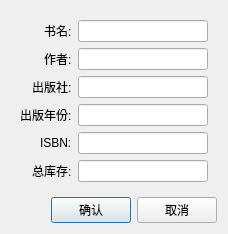
<?xml version="1.0" encoding="UTF-8"?>
<ui version="4.0">
    <class>BookEditDialog</class>
    <widget class="QDialog" name="BookEditDialog">
        <property name="windowTitle">
            <string>图书信息</string>
        </property>
        <layout class="QVBoxLayout" name="verticalLayout">
            <item>
                <widget class="QWidget" name="formWidget">
                    <layout class="QFormLayout" name="formLayout">
                        <property name="labelAlignment">
                            <set>Qt::AlignRight|Qt::AlignVCenter</set>
                        </property>
                        <property name="formAlignment">
                            <set>Qt::AlignLeft|Qt::AlignTop</set>
                        </property>

                        <item row="0" column="0">
                            <widget class="QLabel" name="labelTitle">
                                <property name="text">
                                    <string>书名:</string>
                                </property>
                            </widget>
                        </item>
                        <item row="0" column="1">
                            <widget class="QLineEdit" name="lineEditTitle"/>
                        </item>

                        <item row="1" column="0">
                            <widget class="QLabel" name="labelAuthor">
                                <property name="text">
                                    <string>作者:</string>
                                </property>
                            </widget>
                        </item>
                        <item row="1" column="1">
                            <widget class="QLineEdit" name="lineEditAuthor"/>
                        </item>

                        <item row="2" column="0">
                            <widget class="QLabel" name="labelPublisher">
                                <property name="text">
                                    <string>出版社:</string>
                                </property>
                            </widget>
                        </item>
                        <item row="2" column="1">
                            <widget class="QLineEdit" name="lineEditPublisher"/>
                        </item>

                        <item row="3" column="0">
                            <widget class="QLabel" name="labelYear">
                                <property name="text">
                                    <string>出版年份:</string>
                                </property>
                            </widget>
                        </item>
                        <item row="3" column="1">
                            <widget class="QLineEdit" name="lineEditYear"/>
                        </item>

                        <item row="4" column="0">
                            <widget class="QLabel" name="labelISBN">
                                <property name="text">
                                    <string>ISBN:</string>
                                </property>
                            </widget>
                        </item>
                        <item row="4" column="1">
                            <widget class="QLineEdit" name="lineEditISBN"/>
                        </item>

                        <item row="5" column="0">
                            <widget class="QLabel" name="labelTotal">
                                <property name="text">
                                    <string>总库存:</string>
                                </property>
                            </widget>
                        </item>
                        <item row="5" column="1">
                            <widget class="QLineEdit" name="lineEditTotal"/>
                        </item>
                    </layout>
                </widget>
            </item>

            <item>
                <layout class="QHBoxLayout" name="buttonLayout">
                    <item>
                        <spacer name="horizontalSpacer">
                            <property name="orientation">
                                <enum>Qt::Horizontal</enum>
                            </property>
                            <property name="sizeHint" stdset="0">
                                <size>
                                    <width>40</width>
                                    <height>20</height>
                                </size>
                            </property>
                        </spacer>
                    </item>
                    <item>
                        <widget class="QPushButton" name="buttonBoxOk">
                            <property name="text">
                                <string>确认</string>
                            </property>
                            <property name="default">
                                <bool>true</bool>
                            </property>
                            <property name="autoDefault">
                                <bool>false</bool>
                            </property>
                        </widget>
                    </item>
                    <item>
                        <widget class="QPushButton" name="buttonBoxCancel">
                            <property name="text">
                                <string>取消</string>
                            </property>
                            <property name="autoDefault">
                                <bool>false</bool>
                            </property>
                        </widget>
                    </item>
                </layout>
            </item>
        </layout>
    </widget>

    <connections>
        <connection>
            <sender>buttonBoxOk</sender>
            <signal>clicked()</signal>
            <receiver>BookEditDialog</receiver>
            <slot>accept()</slot>
            <hints>
                <hint type="sourcelabel">OK Button</hint>
            </hints>
        </connection>
        <connection>
            <sender>buttonBoxCancel</sender>
            <signal>clicked()</signal>
            <receiver>BookEditDialog</receiver>
            <slot>reject()</slot>
            <hints>
                <hint type="sourcelabel">Cancel Button</hint>
            </hints>
        </connection>
    </connections>
</ui>
